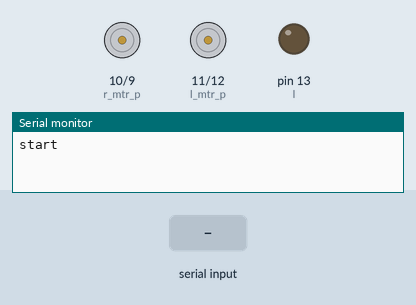
This sketch was run on a simulated Arduino Uno, built with avr-gcc and run on an emulated ATmega328P. On the bench: motor-driver pin pairs drawn as motors (green arrow = first pin HIGH = forward, orange = second pin HIGH = backward, longer = more drive), output pins drawn as LEDs (lit = HIGH), the last lines printed to the serial monitor. Inputs (shaded band) come from the test bench.

Above: at 1.2 s.
1.3 s: "R" received over Serial
At 2.5 s:
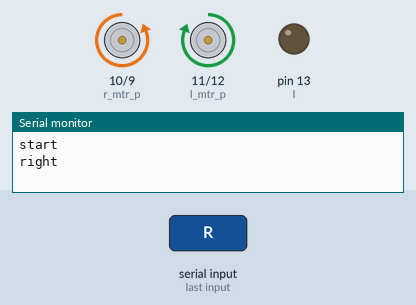
2.8 s: "L" received over Serial
At 3.6 s:
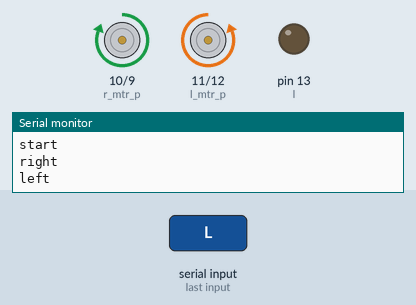
4.3 s: "F" received over Serial
At 4.8 s:
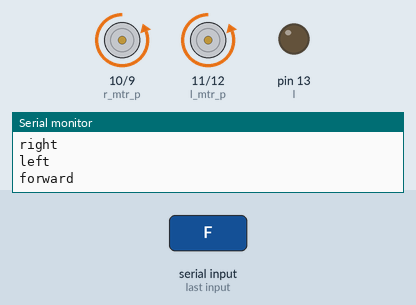
5.8 s: "B" received over Serial
At 7.0 s:
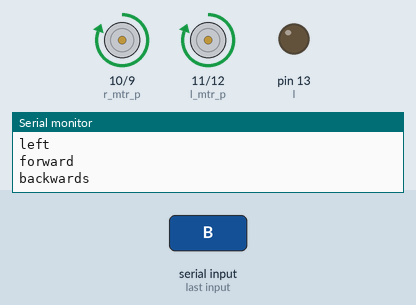
7.3 s: "w" received over Serial
At 8.3 s:
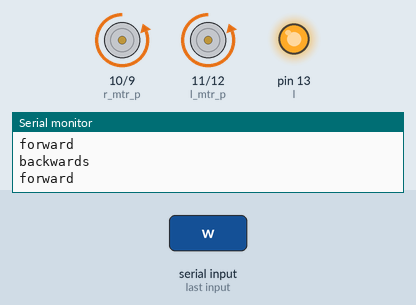
8.8 s: "S" received over Serial
At 9.4 s:
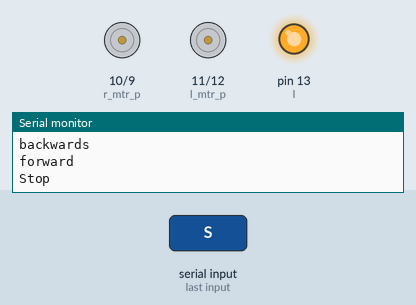
Timing chart, 0 to 11.3 s (numbered marks = the images above; inputs shaded):
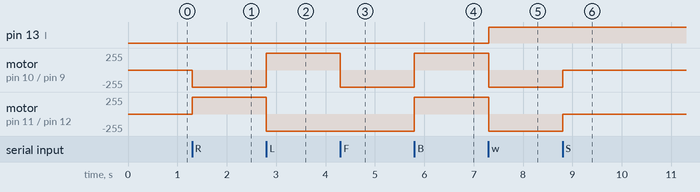

Measured:
- after the input at 1.3 s, motor on pin 10 (r_mtr_p) / pin 9 (r_mtr_n): stopped → backward 255/255 at once; motor on pin 11 (l_mtr_p) / pin 12 (l_mtr_n): stopped → forward 255/255 at once
- after the input at 2.8 s, motor on pin 10 (r_mtr_p) / pin 9 (r_mtr_n): backward 255/255 → forward 255/255 at once; motor on pin 11 (l_mtr_p) / pin 12 (l_mtr_n): forward 255/255 → backward 255/255 at once
- after the input at 4.3 s, motor on pin 10 (r_mtr_p) / pin 9 (r_mtr_n): forward 255/255 → backward 255/255 at once
- after the input at 5.8 s, motor on pin 10 (r_mtr_p) / pin 9 (r_mtr_n), motor on pin 11 (l_mtr_p) / pin 12 (l_mtr_n): backward 255/255 → forward 255/255 at once
- after the input at 7.3 s, pin 13 (l): LOW → HIGH at once; motor on pin 10 (r_mtr_p) / pin 9 (r_mtr_n), motor on pin 11 (l_mtr_p) / pin 12 (l_mtr_n): forward 255/255 → backward 255/255 at once
- after the input at 8.8 s, motor on pin 10 (r_mtr_p) / pin 9 (r_mtr_n), motor on pin 11 (l_mtr_p) / pin 12 (l_mtr_n): backward 255/255 → stopped at once

The sketch:

car.ino
```cpp
int r_mtr_n = 9; // assign motor pins to arduino

int r_mtr_p = 10;

int l_mtr_p = 11;

int l_mtr_n = 12;


int incomingByte = 0;
int l=13;
void setup()

{

pinMode(r_mtr_n, OUTPUT);
pinMode(l,OUTPUT);

pinMode(r_mtr_p, OUTPUT);

pinMode(l_mtr_p, OUTPUT);

pinMode(l_mtr_n, OUTPUT);


digitalWrite(r_mtr_n, LOW);

digitalWrite(r_mtr_p, LOW);

digitalWrite(l_mtr_p, LOW);

digitalWrite(l_mtr_n, LOW);


Serial.begin(9600);

Serial.println("start");

}

void loop()

{

if (Serial.available() > 0) {

incomingByte = Serial.read();

}

switch(incomingByte)

{

case 'S':                  // control for stop

digitalWrite(r_mtr_n, LOW);

digitalWrite(r_mtr_p, LOW);

digitalWrite(l_mtr_p, LOW);

digitalWrite(l_mtr_n, LOW);

Serial.println("Stop\n");

incomingByte='*';

break;

case 'R':               // control for right

digitalWrite(r_mtr_n, HIGH);

digitalWrite(r_mtr_p, LOW);

digitalWrite(l_mtr_p, HIGH);

digitalWrite(l_mtr_n, LOW);

Serial.println("right\n");

incomingByte='*';

break;

case 'L':

digitalWrite(r_mtr_n, LOW); // control for left

digitalWrite(r_mtr_p, HIGH);

digitalWrite(l_mtr_p, LOW);

digitalWrite(l_mtr_n, HIGH);

Serial.println("left\n");

incomingByte='*';

break;

case 'F':

digitalWrite(r_mtr_n, HIGH); // control for forward

digitalWrite(r_mtr_p, LOW);

digitalWrite(l_mtr_p, LOW);

digitalWrite(l_mtr_n, HIGH);

Serial.println("forward\n");

incomingByte='*';

break;

case 'B':

digitalWrite(r_mtr_n, LOW); // control for backward

digitalWrite(r_mtr_p, HIGH);

digitalWrite(l_mtr_p, HIGH);

digitalWrite(l_mtr_n, LOW);

Serial.println("backwards\n");

incomingByte='*';

break;

case 'f':

digitalWrite(r_mtr_n, LOW); // control for stop

digitalWrite(r_mtr_p, LOW);

digitalWrite(l_mtr_p, LOW);

digitalWrite(l_mtr_n, LOW);

Serial.println("Stop\n");

incomingByte='*';

break;

case 'd':

digitalWrite(r_mtr_n, HIGH); // control for right

digitalWrite(r_mtr_p, LOW);

digitalWrite(l_mtr_p, HIGH);

digitalWrite(l_mtr_n, LOW);

Serial.println("right\n");

incomingByte='*';

break;

case 'a':

digitalWrite(r_mtr_n, LOW); // control for left

digitalWrite(r_mtr_p, HIGH);

digitalWrite(l_mtr_p, LOW);

digitalWrite(l_mtr_n, HIGH);

Serial.println("left\n");

incomingByte='*';

break;

case 'w':

digitalWrite(r_mtr_n, HIGH); // control for forward

digitalWrite(r_mtr_p, LOW);

digitalWrite(l_mtr_p, LOW);

digitalWrite(l_mtr_n, HIGH);

Serial.println("forward\n");
digitalWrite(l,HIGH);
incomingByte='*';

break;

case 's':

digitalWrite(r_mtr_n, LOW); // control for backward

digitalWrite(r_mtr_p, HIGH);

digitalWrite(l_mtr_p, HIGH);

digitalWrite(l_mtr_n, LOW);

Serial.println("backwards\n");

incomingByte='*';

break;

delay(5000);

}

}
```
